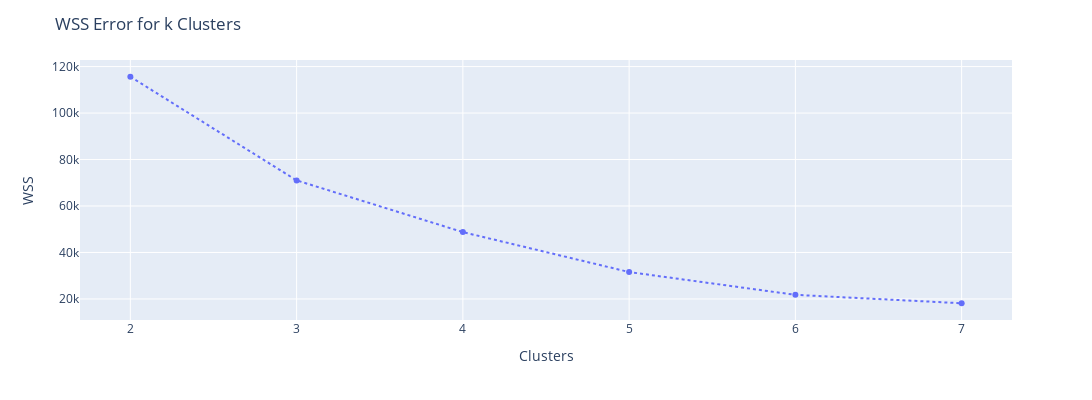

The code cell stored with this chart in its notebook:
### Markdown cell above
## 7.1. Within-Cluster Sum of Square <a id='within_cluster'></a>

### Code cell
wss = []

for k in clusters:
    # model definition
    kmeans = KMeans(init = 'random', n_clusters = k, n_init = 10, max_iter = 300, random_state = 42)
    
    # model training
    kmeans.fit(X)
    
    # validation
    wss.append(kmeans.inertia_)
    
# plot wss - Elbow Method
fig = px.line(x=clusters, y=wss, markers = True, width=1200, height=400)
fig.update_layout(title='WSS Error for k Clusters',
                  xaxis_title="Clusters",
                  yaxis_title="WSS")
fig.update_traces(patch={"line": {"dash": 'dot'}}) 
fig.show()

### Figure 1 — Plotly figure (JSON) as saved in the notebook; plotly's stock layout.template omitted (floating-point values rounded to 4 significant figures)
{"data": [{"hovertemplate": "x=%{x}<br>y=%{y}<extra></extra>", "legendgroup": "", "line": {"color": "#636efa", "dash": "dot"}, "marker": {"symbol": "circle"}, "mode": "lines+markers", "name": "", "orientation": "v", "showlegend": false, "type": "scatter", "x": [2, 3, 4, 5, 6, 7], "xaxis": "x", "y": [115600.0, 71020.0, 48770.0, 31580.0, 21760.0, 18150.0], "yaxis": "y"}], "layout": {"height": 400, "legend": {"tracegroupgap": 0}, "margin": {"t": 60}, "title": {"text": "WSS Error for k Clusters"}, "width": 1200, "xaxis": {"anchor": "y", "autorange": true, "domain": [0, 1], "range": [1.7, 7.3], "title": {"text": "Clusters"}, "type": "linear"}, "yaxis": {"anchor": "x", "autorange": true, "domain": [0, 1], "range": [10940.0, 122800.0], "title": {"text": "WSS"}, "type": "linear"}}}
